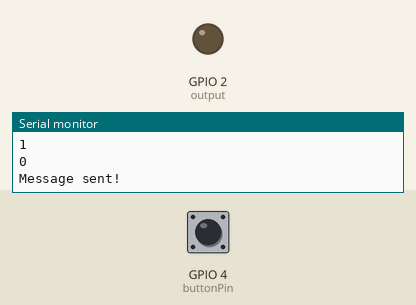
The sketch below on a simulated ESP8266 (NodeMCU). Shown: output pins drawn as LEDs (lit = HIGH), the last lines printed to the serial monitor. Inputs (shaded band) come from the test bench; at power-on: GPIO 4 (buttonPin) LOW. WiFi joins after 1.5 s; servers stay silent unless stated; random numbers use the default seed unless the sketch sets one.

Above: at 5.2 s.
5.3 s: GPIO 4 (buttonPin) pulled HIGH for 0.15 s
At 8.8 s:
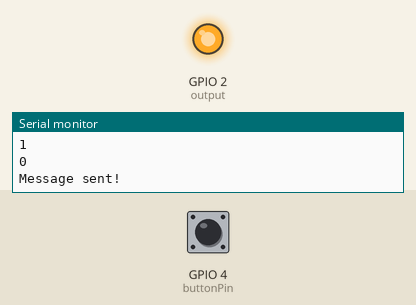
10.9 s: GPIO 4 (buttonPin) pulled HIGH for 1 s
At 14.2 s:
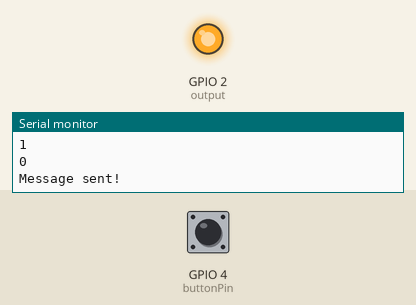
14.9 s: GPIO 4 (buttonPin) pulled HIGH for 3.2 s
Timing chart, 0 to 21.7 s (numbered marks = the images above; inputs shaded):
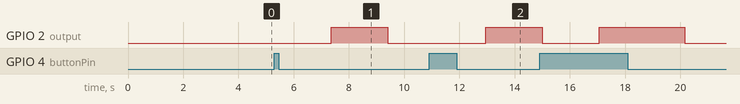

The sketch:

sketch_ano.ino
```cpp
// (licence header left out)
// Import required libraries
#ifdef ESP32
  #include <WiFi.h>
  #include <AsyncTCP.h>
#else
  #include <ESP8266WiFi.h>
  #include <ESPAsyncTCP.h>
#endif
#include <ESPAsyncWebServer.h>
#include "Arduino.h"
#include <EMailSender.h>

// Replace with your network credentials
const char* ssid = "<<REPLACE WITH SSID>>";
const char* password = "<<REPLACE WITH PASSWORD>>";

EMailSender emailSend("<<GMAIL EMAIL ADRESSS>>", "<<GMAIL PASS>>");

const char* PARAM_INPUT_1 = "state";

const int output = 2;
const int buttonPin = 4;

// Variables will change:
int ledState = LOW;          // the current state of the output pin
int buttonState;             // the current reading from the input pin
int lastButtonState = LOW;   // the previous reading from the input pin

// the following variables are unsigned longs because the time, measured in
// milliseconds, will quickly become a bigger number than can be stored in an int.
unsigned long lastDebounceTime = 0;  // the last time the output pin was toggled
unsigned long debounceDelay = 50;    // the debounce time; increase if the output flickers

// Create AsyncWebServer object on port 80
AsyncWebServer server(80);

const char index_html[] PROGMEM = R"rawliteral(
<!DOCTYPE HTML><html>
<head>
  <title>ESP Web Server</title>
  <meta name="viewport" content="width=device-width, initial-scale=1">
  <style>
    html {font-family: Arial; display: inline-block; text-align: center;}
    h2 {font-size: 3.0rem;}
    p {font-size: 3.0rem;}
    body {max-width: 600px; margin:0px auto; padding-bottom: 25px;}
    .switch {position: relative; display: inline-block; width: 120px; height: 68px}
    .switch input {display: none}
//    .slider {position: absolute; top: 0; left: 0; right: 0; bottom: 0; background-color: #ccc; border-radius: 34px}
//    .slider:before {position: absolute; content: ""; height: 52px; width: 52px; left: 8px; bottom: 8px; background-color: #fff; -webkit-transition: .4s; transition: .4s; border-radius: 68px}
//    input:checked+.slider {background-color: #2196F3}
//    input:checked+.slider:before {-webkit-transform: translateX(52px); -ms-transform: translateX(52px); transform: translateX(52px)}
  </style>
</head>
<body>
  <h2>ESP Web Server</h2>
  %BUTTONPLACEHOLDER%
<script>function toggleCheckbox(element) {
  var xhr = new XMLHttpRequest();
  if(element.checked){ xhr.open("GET", "/update?state=1", true); }
  else { xhr.open("GET", "/update?state=0", true); }
  xhr.send();
}

setInterval(function ( ) {
  var xhttp = new XMLHttpRequest();
  xhttp.onreadystatechange = function() {
    if (this.readyState == 4 && this.status == 200) {
      var inputChecked;
      var outputStateM;
      if( this.responseText == 1){
        inputChecked = true;
        outputStateM = "Dicht";

      }
      else {
        inputChecked = false;
        outputStateM = "Open";
      }
      document.getElementById("output").checked = inputChecked;
      document.getElementById("outputState").innerHTML = outputStateM;
    }
  };
  xhttp.open("GET", "/state", true);
  xhttp.send();
}, 1000 ) ;
</script>
</body>
</html>
)rawliteral";

// Replaces placeholder with button section in your web page
String processor(const String& var){
  //Serial.println(var);
  if(var == "BUTTONPLACEHOLDER"){
    String buttons ="";
    String outputStateValue = outputState();
//    buttons+= "<h4>Output - GPIO 2 - State <span id=\"outputState\"></span></h4><label class=\"switch\"><input type=\"checkbox\" onchange=\"toggleCheckbox(this)\" id=\"output\" " + outputStateValue + "><span class=\"slider\"></span></label>";
buttons+= "<h4>Status: <span id=\"outputState\"></span></h4><label class=\"switch\"><input type=\"checkbox\" onchange=\"toggleCheckbox(this)\" id=\"output\" " + outputStateValue + "></label>";
    return buttons;
  }
  return String();
}

String outputState(){
  if(digitalRead(output)){
    return "checked";
  }
  else {
    return "";
  }
  return "";
}

void setup(){
  // Serial port for debugging purposes
  Serial.begin(115200);


  pinMode(output, OUTPUT);
  digitalWrite(output, LOW);
  pinMode(buttonPin, INPUT);


  // Connect to Wi-Fi
  WiFi.begin(ssid, password);
  while (WiFi.status() != WL_CONNECTED) {
    delay(1000);
    Serial.println("Connecting to WiFi..");
  }

  // Print ESP Local IP Address
  Serial.println(WiFi.localIP());
  EMailSender::EMailMessage message;
    message.subject = "Kastje (opnieuw) in de stroom gestopt";
    message.message = "Het kastje is opnieuw in de stroom gestopt. Gegenereerde code: ";
    message.message = message.message + String(RANDOM_REG32, HEX).substring(1);
    message.message = message.message + " Url voor controle:  http://<ip address>>";


    EMailSender::Response resp = emailSend.send("<<EMAIL ADDRESS of wearer to send to>>", message);
    Serial.println("Sending status: ");

    Serial.println(resp.status);
    Serial.println(resp.code);
    Serial.println(resp.desc);
    EMailSender::Response resp2 = emailSend.send("<<EMAIL ADDRESS of keyholder to send to>>", message);
    Serial.println("Sending status: ");

    Serial.println(resp2.status);
    Serial.println(resp2.code);
    Serial.println(resp2.desc);


  // Route for root / web page
  server.on("/", HTTP_GET, [](AsyncWebServerRequest *request){
    request->send_P(200, "text/html", index_html, processor);
  });

  // Send a GET request to <ESP_IP>/update?state=<inputMessage>
  server.on("/update", HTTP_GET, [] (AsyncWebServerRequest *request) {
    String inputMessage;
    String inputParam;
    // GET input1 value on <ESP_IP>/update?state=<inputMessage>
    if (request->hasParam(PARAM_INPUT_1)) {
      inputMessage = request->getParam(PARAM_INPUT_1)->value();
      inputParam = PARAM_INPUT_1;
      digitalWrite(output, inputMessage.toInt());
      ledState = !ledState;
    }
    else {
      inputMessage = "No message sent";
      inputParam = "none";
    }
    Serial.println(inputMessage);
    request->send(200, "text/plain", "OK");
  });

  // Send a GET request to <ESP_IP>/state
  server.on("/state", HTTP_GET, [] (AsyncWebServerRequest *request) {
    request->send(200, "text/plain", String(digitalRead(output)).c_str());
  });
  // Start server
  server.begin();
}

void loop() {
  // read the state of the switch into a local variable:
  int reading = digitalRead(buttonPin);

  // check to see if you just pressed the button
  // (i.e. the input went from LOW to HIGH), and you've waited long enough
  // since the last press to ignore any noise:

  // If the switch changed, due to noise or pressing:
  if (reading != lastButtonState) {
    // reset the debouncing timer
    lastDebounceTime = millis();
  }

  if ((millis() - lastDebounceTime) > debounceDelay) {
    // whatever the reading is at, it's been there for longer than the debounce
    // delay, so take it as the actual current state:

    // if the button state has changed:
    if (reading != buttonState) {
      buttonState = reading;

      // only toggle the LED if the new button state is HIGH
      if (buttonState == LOW) {
        ledState = !ledState;
        Serial.println(ledState);
         EMailSender::EMailMessage message;
    message.subject = "Geopend";
    message.message = "Box is geopend. Gegenereerde code: ";
    message.message = message.message + String(RANDOM_REG32, HEX).substring(1);
    message.message = message.message + " Url voor controle:  http:\\<IPADRESSS>>";

    EMailSender::Response resp = emailSend.send("<<EMAIL ADDRESS of wearer to send to>>", message);
    Serial.println("Sending status: ");

    Serial.println(resp.status);
    Serial.println(resp.code);
    Serial.println(resp.desc);
    EMailSender::Response resp2 = emailSend.send("<<EMAIL ADDRESS of keyholder to send to>>", message);
    Serial.println("Sending status: ");

    Serial.println(resp2.status);
    Serial.println(resp2.code);
    Serial.println(resp2.desc);
      }
      if (buttonState == HIGH) {
        ledState = !ledState;
        Serial.println(ledState);
         EMailSender::EMailMessage message;
    message.subject = "Gesloten";
    message.message = "Box is gesloten. Gegenereerde code: ";
    message.message = message.message + String(RANDOM_REG32, HEX).substring(1);
    message.message = message.message + " Url voor controle:   http:\\<IPADRESSS>>";

    EMailSender::Response resp = emailSend.send("<<EMAIL ADDRESS of wearer to send to>>", message);
    Serial.println("Sending status: ");

    Serial.println(resp.status);
    Serial.println(resp.code);
    Serial.println(resp.desc);
    EMailSender::Response resp2 = emailSend.send("<<EMAIL ADDRESS of keyholder to send to>>", message);
    Serial.println("Sending status: ");

    Serial.println(resp2.status);
    Serial.println(resp2.code);
    Serial.println(resp2.desc);
      }

    }
  }

  // set the LED:
  digitalWrite(output, ledState);

  // save the reading. Next time through the loop, it'll be the lastButtonState:
  lastButtonState = reading;
}
```

Measured:
- after the input at 5.3 s, GPIO 2 (output): LOW → HIGH after 2.1 s, → LOW 2.1 s later
- after the input at 10.9 s, GPIO 2 (output): LOW → HIGH after 2.1 s
